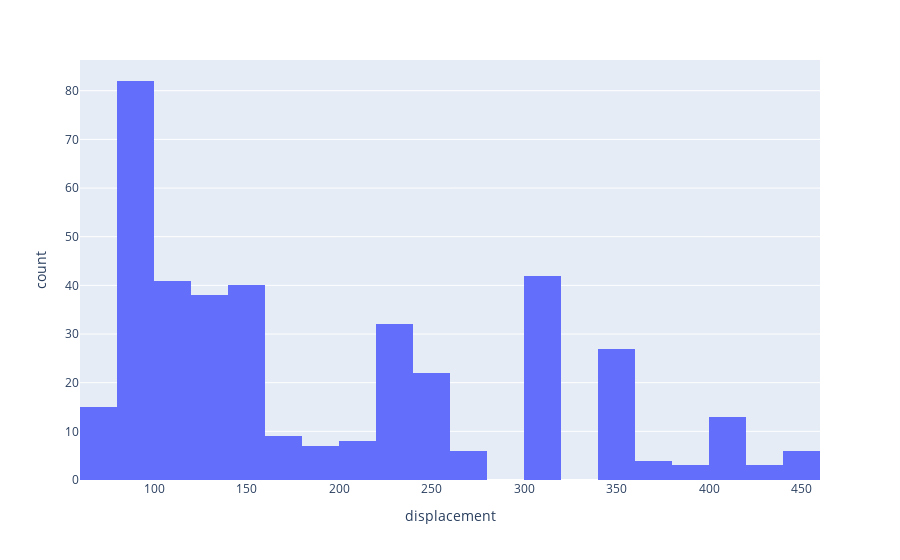

Source (notebook cell):
### Markdown cell above
### Non-normality

Plot a histogram of `displacement`.

### Code cell
px.histogram(dataframe,x="displacement")

#<xml xmlns="https://developers.google.com/blockly/xml"><variables><variable id="zZmWV$gHDceKnNTL0qJD">px</variable><variable id="/z]X|sEpLfH7ip{3^4{[">dataframe</variable></variables><block type="varDoMethod" id=";3XBa2S8*(1iI?altE[v" x="-115" y="207"><mutation items="2"></mutation><field name="VAR" id="zZmWV$gHDceKnNTL0qJD">px</field><field name="MEMBER">histogram</field><data>px:histogram</data><value name="ADD0"><block type="variables_get" id="BwJzSVtxVG};cH=9|/.*"><field name="VAR" id="/z]X|sEpLfH7ip{3^4{[">dataframe</field></block></value><value name="ADD1"><block type="dummyOutputCodeBlock" id="~BA1[^jmdq+qzIO-z`s1"><field name="CODE">x="displacement"</field></block></value></block></xml>

### Figure 1 — Plotly figure (JSON) as saved in the notebook; plotly's stock layout.template omitted (floating-point values rounded to 4 significant figures; data arrays with more than 128 entries replaced by an {"elided": "..."} marker saying what was removed)
{"data": [{"bingroup": "x", "hovertemplate": "displacement=%{x}<br>count=%{y}<extra></extra>", "legendgroup": "", "marker": {"color": "#636efa", "pattern": {"shape": ""}}, "name": "", "orientation": "v", "showlegend": false, "type": "histogram", "x": {"elided": "398 float values"}, "xaxis": "x", "yaxis": "y"}], "layout": {"barmode": "relative", "legend": {"tracegroupgap": 0}, "margin": {"t": 60}, "xaxis": {"anchor": "y", "domain": [0, 1], "title": {"text": "displacement"}}, "yaxis": {"anchor": "x", "domain": [0, 1], "title": {"text": "count"}}}}
